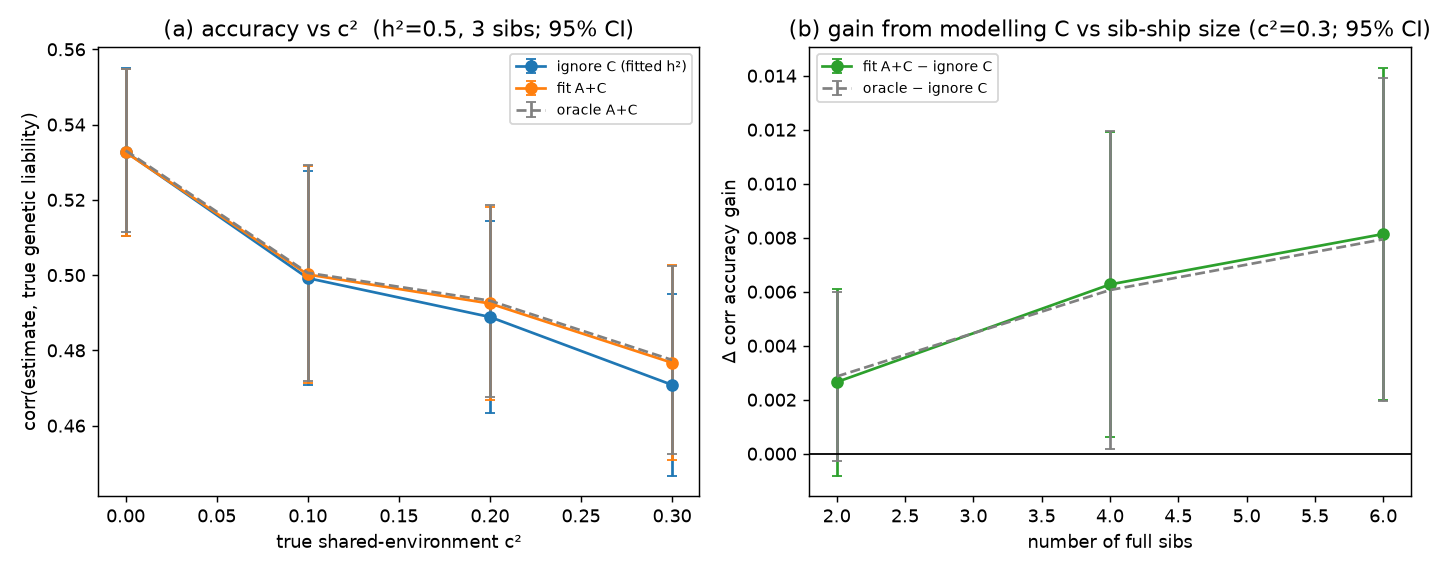

This figure's Python source:
"""How much does modelling (and fitting) shared environment help prediction?

Family history clusters partly for **genetic** reasons (`A`) and partly for shared
**environment** (`C`, e.g. a rearing effect common to full sibs). This benchmark's
grouped Gibbs estimator approximates the posterior mean of the proband's *genetic*
value given the family's covariance and case/control bounds. If you model the family
as additive-only, the estimator wrongly credits the sib-shared environmental
resemblance to genetics, so the score is **contaminated** by the sibship's
environment. Modelling `C` lets the estimator attribute that resemblance to
environment instead, sharpening the genetic estimate.

This benchmark quantifies the gain. It simulates families under the true `A+C+E`
model (so the proband's *true genetic liability* `g` is known), then estimates the
genetic-liability score under several models and reports corr(estimate, true `g`):

  1. **ignore C, true h²** — additive-only covariance at the true h² (isolates the
     covariance misspecification);
  2. **ignore C, fitted h²** — the realistic ignore-C pipeline: `fit_heritability`
     (which *inflates* h² because C loads onto sib resemblance), then additive;
  3. **fit A+C** — the realistic model-C pipeline: `fit_variance_components(A, C)`,
     then the A+C covariance;
  4. **oracle A+C** — true (h², c²): the ceiling.

Swept over the true c². At c²=0 all four coincide (a sanity check).

Panel **(c)** runs the same idea through the **public** API (merged from the
former `bench_env_components.py`; its seeds and design are preserved): families
simulated with sibship (`C`) and couple (`M`) shared environment via
`construct_covmat_single(h2, c2, m2)`, then `estimate_liability(..., c2=, m2=)`
with the components omitted (additive-only, misspecified), wired at the truth
(oracle-wired), or wired from `fit_variance_components(("A", "C", "M"))`
(fitted-wired). It reports corr(g), the calibration slope of the genetic
estimate, and corr of the full-liability prediction E[l_o | family] with the
true full liability.

    python benchmarks/bench_shared_env.py
    python benchmarks/bench_shared_env.py --c2 0 0.1 0.2 0.3 --n-fam 3000
Writes bench_shared_env.csv (+ .png if matplotlib is present).
"""

import os
import csv
import argparse
import warnings

import numpy as np
from scipy.stats import t as student_t

from _common import get_plt, simulate_families_components
from ltpred.covariance import (construct_covmat_single, get_relatedness,
                               correct_positive_definite)
from ltpred.fit import _component_matrix, fit_heritability, fit_variance_components
from ltpred.estimate import _estimate_group, estimate_liability
from ltpred.family import Family, Member
from ltpred.thresholds import liability_threshold

HERE = os.path.dirname(os.path.abspath(__file__))

TARGET = 0                                   # estimate the proband's genetic liability
GIBBS_TOL = 0.02
GIBBS_MAX_ROUNDS = 20

# Panel (c): public-API C/M wiring arm (merged from bench_env_components.py).
# Family structure, seed schedule and fit settings are frozen so the numbers
# stay comparable to the historical bench_env_components results.
WIRE_FAM_VEC = ["m", "f", "s1", "s2"]
WIRE_SEED = 20260719
WIRE_FIT_KW = dict(n_iter=600, burn_in=200)


def roles_with_sibs(n_sib):
    """Proband + parents + ``n_sib`` full sibs; C is shared within {o, s1..s_n}."""
    return ["o", "m", "f"] + [f"s{i}" for i in range(1, n_sib + 1)]


ROLES = roles_with_sibs(3)


def _matrices(roles):
    A = np.array([[get_relatedness(a, b, 1.0) for b in roles] for a in roles])
    A = correct_positive_definite(A)[0]
    C = _component_matrix(roles, "C")
    return A, C


def estimate_g(fams, roles, h2, c2, *, n_sim, burn_in, seed):
    """Posterior mean and Gibbs MCSE for target genetic liability under (h2, c2)."""
    A, C = _matrices(roles)
    n = len(roles)
    e2 = max(1.0 - h2 - c2, 1e-4)
    d = n + 1
    cov = np.empty((d, d))                    # [g_target, o_0..o_{n-1}]
    cov[0, 0] = h2
    cov[0, 1:] = cov[1:, 0] = h2 * A[TARGET]
    cov[1:, 1:] = h2 * A + c2 * C + e2 * np.eye(n)     # diagonal = 1
    cov = correct_positive_definite(cov)[0]
    F = len(fams)
    lo = np.full((F, d), -np.inf)
    hi = np.full((F, d), np.inf)
    for i, fam in enumerate(fams):
        for j, m in enumerate(fam.members):
            lo[i, 1 + j], hi[i, 1 + j] = m.lower, m.upper
    seeds = seed + np.arange(F, dtype=np.int64) * 50
    est, se, _var = _estimate_group(
        cov, [0], lo, hi, seeds, GIBBS_TOL, int(n_sim), int(burn_in), GIBBS_MAX_ROUNDS
    )
    return est[:, 0], se[:, 0]


def _mean_uncertainty(values):
    """Return mean, across-replicate SD/SE, and a t-based 95% CI half-width."""
    values = np.asarray(values, dtype=float)
    mean = float(values.mean())
    if values.size < 2:
        return mean, np.nan, np.nan, np.nan
    sd = float(values.std(ddof=1))
    se = sd / np.sqrt(values.size)
    ci95 = float(student_t.ppf(0.975, values.size - 1) * se)
    return mean, sd, float(se), ci95


def run_setting(roles, h2, c2, n_fam, prev, reps, n_sim, burn_in, seed0):
    """Mean corr(estimate, true g) for the four models at one (structure, c2)."""
    acc = {k: [] for k in ("add_true", "add_fit", "ace_fit", "ace_oracle")}
    mcse = {k: [] for k in acc}
    fitted = []
    for r in range(reps):
        seed = seed0 + 1000 * r
        fams, g = simulate_families_components(roles, {"A": h2, "C": c2}, n_fam,
                                               prev, seed, return_genetic=True)
        g_true = g[:, TARGET]
        h2_add = min(max(fit_heritability(
            fams, sampling="population", n_iter=500, burn_in=150, seed=seed + 101
        ).h2, 0.02), 0.95)
        vc = fit_variance_components(
            fams, ("A", "C"), sampling="population",
            n_iter=600, burn_in=200, seed=seed + 211
        )
        h2_ace, c2_ace = vc.components["A"], vc.components["C"]
        fitted.append((h2_add, h2_ace, c2_ace))
        for name, (hh, cc) in dict(add_true=(h2, 0.0), add_fit=(h2_add, 0.0),
                                   ace_fit=(h2_ace, c2_ace), ace_oracle=(h2, c2)).items():
            est, se = estimate_g(
                fams, roles, hh, cc, n_sim=n_sim, burn_in=burn_in, seed=seed + 7
            )
            acc[name].append(np.corrcoef(est, g_true)[0, 1])
            mcse[name].append(se)
    m = {"reps": reps}
    for name, values in acc.items():
        mean, sd, se, ci95 = _mean_uncertainty(values)
        m[name] = mean
        m[f"{name}_sd"] = sd
        m[f"{name}_se"] = se
        m[f"{name}_ci95"] = ci95
    paired_gain = np.asarray(acc["ace_fit"]) - np.asarray(acc["add_fit"])
    oracle_gain = np.asarray(acc["ace_oracle"]) - np.asarray(acc["add_fit"])
    for name, values in (("gain", paired_gain), ("oracle_gain", oracle_gain)):
        mean, sd, se, ci95 = _mean_uncertainty(values)
        m[name] = mean
        m[f"{name}_sd"] = sd
        m[f"{name}_se"] = se
        m[f"{name}_ci95"] = ci95
    unconverged = 0
    nonfinite = 0
    for name, chunks in mcse.items():
        values = np.concatenate(chunks)
        finite = values[np.isfinite(values)]
        bad = int(values.size - finite.size)
        count = int(np.count_nonzero(finite > GIBBS_TOL)) + bad
        m[f"{name}_mcse_max"] = float(finite.max()) if finite.size else np.nan
        m[f"{name}_nonfinite"] = bad
        m[f"{name}_unconverged"] = count
        nonfinite += bad
        unconverged += count
    finite_maxima = [m[f"{name}_mcse_max"] for name in mcse
                     if np.isfinite(m[f"{name}_mcse_max"])]
    m["mcse_max"] = max(finite_maxima) if finite_maxima else np.nan
    m["nonfinite"] = nonfinite
    m["unconverged"] = unconverged
    if unconverged:
        total = reps * n_fam * len(mcse)
        warnings.warn(
            f"{unconverged} of {total} model-family estimates did not reach "
            f"tol={GIBBS_TOL} within max_rounds={GIBBS_MAX_ROUNDS}; their reported "
            "MCSE exceeds tol — increase max_rounds or n_sim.",
            RuntimeWarning,
            stacklevel=2,
        )
    m["h2_add"] = float(np.mean([f[0] for f in fitted]))
    m["h2_ace"] = float(np.mean([f[1] for f in fitted]))
    m["c2_ace"] = float(np.mean([f[2] for f in fitted]))
    return m


def wire_metrics(fams, true_g, true_o, h2, **kw):
    """corr(g), calibration slope(g) and corr(o) from the public estimator."""
    res = estimate_liability(fams, h2=h2, out=("genetic", "full"), **kw)
    g = np.asarray(res.est["genetic"])
    o = np.asarray(res.est["full"])
    return (float(np.corrcoef(g, true_g)[0, 1]),
            float(np.polyfit(g, true_g, 1)[0]),
            float(np.corrcoef(o, true_o)[0, 1]))


def run_wiring(h2, c2, m2, prev, n_fam, reps):
    """Panel (c): the public-API wiring contrast, including the M component.

    Families (proband + parents + two sibs) are simulated with true additive
    genetics plus sibship (C) and couple (M) shared environment from
    ``construct_covmat_single(h2, c2, m2)``, then estimated through the public
    ``estimate_liability(..., c2=, m2=)`` API under three arms: additive-only
    (misspecified), oracle-wired (c2/m2 at the truth) and fitted-wired
    (components from ``fit_variance_components(("A", "C", "M"))``). Seed
    schedule and fit settings preserved from bench_env_components.py."""
    cov_obj = construct_covmat_single(fam_vec=WIRE_FAM_VEC, h2=h2, c2=c2, m2=m2)
    roles = cov_obj.roles                      # g, o, m, f, s1, s2
    cov = cov_obj.matrix
    thr = float(liability_threshold(prev))
    arms = ("additive-only", "oracle-wired", "fitted-wired")
    acc = {a: [] for a in arms}
    fitted = []
    for rep in range(reps):
        rng = np.random.default_rng(np.random.PCG64(WIRE_SEED + 41 * rep))
        liab = rng.multivariate_normal(np.zeros(len(roles)), cov, size=n_fam)
        status = {r: liab[:, roles.index(r)] > thr for r in roles if r != "g"}
        fams = []
        for i in range(n_fam):
            fams.append(Family(fam_id=i, members=[
                Member(role=r, lower=thr if status[r][i] else -np.inf,
                       upper=np.inf if status[r][i] else thr)
                for r in roles if r != "g"]))
        true_g = liab[:, roles.index("g")]
        true_o = liab[:, roles.index("o")]
        acc["additive-only"].append(wire_metrics(fams, true_g, true_o, h2))
        acc["oracle-wired"].append(wire_metrics(fams, true_g, true_o, h2,
                                                c2=c2, m2=m2))
        fit = fit_variance_components(
            fams, ("A", "C", "M"), sampling="population", seed=rep,
            **WIRE_FIT_KW)
        c2_hat = float(fit.components.get("C", 0.0))
        m2_hat = float(fit.components.get("M", 0.0))
        fitted.append((float(fit.components["A"]), c2_hat, m2_hat))
        acc["fitted-wired"].append(
            wire_metrics(fams, true_g, true_o, h2, c2=c2_hat, m2=m2_hat))
    m = {"reps": reps, "n_fam": n_fam, "m2": m2}
    keys = {"additive-only": "wire_add", "oracle-wired": "wire_oracle",
            "fitted-wired": "wire_fitted"}
    for arm, key in keys.items():
        for j, met in enumerate(("corrg", "slopeg", "corro")):
            mean, sd, se, _ci = _mean_uncertainty([v[j] for v in acc[arm]])
            m[f"{key}_{met}"] = mean
            m[f"{key}_{met}_sd"] = sd
            m[f"{key}_{met}_se"] = se
    for j, comp in enumerate("ACM"):
        mean, sd, _se, _ci = _mean_uncertainty([f[j] for f in fitted])
        m[f"wire_fit_{comp}"] = mean
        m[f"wire_fit_{comp}_sd"] = sd
    return m


def main():
    ap = argparse.ArgumentParser()
    ap.add_argument("--c2", type=float, nargs="+", default=[0.0, 0.1, 0.2, 0.3])
    ap.add_argument("--sibs", type=int, nargs="+", default=[2, 4, 6])
    ap.add_argument("--c2-for-sibs", type=float, default=0.3)
    ap.add_argument("--h2", type=float, default=0.5)
    ap.add_argument("--n-fam", type=int, default=3000)
    ap.add_argument("--prev", type=float, default=0.1)
    ap.add_argument("--reps", type=int, default=4)
    ap.add_argument("--n-sim", type=int, default=20000)
    ap.add_argument("--burn-in", type=int, default=600)
    ap.add_argument("--wire-h2", type=float, default=0.4,
                    help="panel (c): true h2 (bench_env_components design)")
    ap.add_argument("--wire-c2", type=float, default=0.15,
                    help="panel (c): true sibship environment c2")
    ap.add_argument("--wire-m2", type=float, default=0.15,
                    help="panel (c): true couple environment m2")
    ap.add_argument("--wire-fams", type=int, default=4000)
    ap.add_argument("--wire-reps", type=int, default=5)
    ap.add_argument("--seed", type=int, default=100)
    args = ap.parse_args()
    h2 = args.h2
    tested_c2 = np.asarray([*args.c2, args.c2_for_sibs], dtype=float)
    if not np.isfinite(h2) or h2 < 0:
        ap.error("--h2 must be finite and nonnegative")
    if np.any(~np.isfinite(tested_c2)) or np.any(tested_c2 < 0):
        ap.error("all --c2 and --c2-for-sibs values must be finite and nonnegative")
    if np.any(h2 + tested_c2 > 1):
        ap.error("--h2 + c2 must be <= 1 for every tested shared-environment setting")
    if not 0.0 < args.wire_h2 <= 1.0:
        ap.error("--wire-h2 must be in (0, 1]")
    for flag, value in (("--wire-c2", args.wire_c2), ("--wire-m2", args.wire_m2)):
        if not np.isfinite(value) or value < 0:
            ap.error(f"{flag} must be finite and nonnegative")
    if args.wire_h2 + args.wire_c2 + args.wire_m2 > 1:
        ap.error("--wire-h2 + --wire-c2 + --wire-m2 must be <= 1")
    kw = dict(n_fam=args.n_fam, prev=args.prev, reps=args.reps, n_sim=args.n_sim,
              burn_in=args.burn_in)

    warm_c2 = float(tested_c2[0])
    fw, _ = simulate_families_components(ROLES, {"A": h2, "C": warm_c2}, 60,
                                         args.prev, 0, return_genetic=True)  # warm JIT
    estimate_g(fw, ROLES, h2, warm_c2, n_sim=2000, burn_in=200, seed=0)
    fit_variance_components(
        fw, ("A", "C"), sampling="population", n_iter=20, burn_in=5
    )
    estimate_liability(fw, h2=h2, out=("genetic", "full"), c2=warm_c2)  # PA path
    fit_variance_components(
        fw, ("A", "C", "M"), sampling="population", n_iter=20, burn_in=5
    )

    print(f"h2={h2} n_fam={args.n_fam} reps={args.reps}  corr(estimate, true genetic liability)")

    # (a) sweep c2 at a fixed 3-sib structure -------------------------------------
    print(f"\n(a) vs c²  [roles = {'+'.join(roles_with_sibs(3))}]")
    print(f"{'c2':>5} | {'ignoreC(trueh2)':>15} {'ignoreC(fit)':>13} {'fit A+C':>9} "
          f"{'oracle A+C':>11} | gain(fit) ± 95% CI   fitted(h2add,h2ace,c2ace)")
    rows_c2 = []
    for c2 in args.c2:
        m = run_setting(roles_with_sibs(3), h2, c2, seed0=args.seed, **kw)
        rows_c2.append(dict(panel="c2", c2=c2, n_sib=3, n_fam=args.n_fam, **m))
        print(f"{c2:5.2f} | {m['add_true']:15.4f} {m['add_fit']:13.4f} {m['ace_fit']:9.4f} "
              f"{m['ace_oracle']:11.4f} | {m['gain']:+.4f} ± {m['gain_ci95']:.4f}   "
              f"({m['h2_add']:.2f},{m['h2_ace']:.2f},{m['c2_ace']:.2f})")

    # (b) sweep sib-ship size at a fixed c2 ---------------------------------------
    cf = args.c2_for_sibs
    print(f"\n(b) vs sib-ship size  [c² = {cf}]")
    print(f"{'nsib':>5} | {'ignoreC(fit)':>13} {'fit A+C':>9} {'oracle A+C':>11} | "
          "gain(fit) ± 95% CI")
    rows_sib = []
    for ns in args.sibs:
        m = run_setting(roles_with_sibs(ns), h2, cf, seed0=args.seed + 500, **kw)
        rows_sib.append(dict(panel="sibs", c2=cf, n_sib=ns, n_fam=args.n_fam, **m))
        print(f"{ns:5d} | {m['add_fit']:13.4f} {m['ace_fit']:9.4f} {m['ace_oracle']:11.4f} | "
              f"{m['gain']:+.4f} ± {m['gain_ci95']:.4f}")

    # (c) public-API wiring of C/M into estimation ------------------------------
    wh2, wc2, wm2 = args.wire_h2, args.wire_c2, args.wire_m2
    print(f"\n(c) public-API C/M wiring  [estimate_liability(c2=, m2=); "
          f"{args.wire_fams} fams, h2={wh2} c2={wc2} m2={wm2}]")
    mw = run_wiring(wh2, wc2, wm2, args.prev, args.wire_fams, args.wire_reps)
    rows_wire = [dict(panel="wiring", c2=wc2, n_sib=2, **mw)]
    print(f"  fitted A/C/M = {mw['wire_fit_A']:.3f}/{mw['wire_fit_C']:.3f}/"
          f"{mw['wire_fit_M']:.3f}  (truth {wh2}/{wc2}/{wm2})")
    print(f"  {'arm':16s} {'corr(g)':>8s} {'slope(g)':>9s} {'corr(o)':>8s}   (± SE)")
    for arm, key in (("additive-only", "wire_add"), ("oracle-wired", "wire_oracle"),
                     ("fitted-wired", "wire_fitted")):
        print(f"  {arm:16s} {mw[key + '_corrg']:8.4f} {mw[key + '_slopeg']:9.4f} "
              f"{mw[key + '_corro']:8.4f}   (± {mw[key + '_corrg_se']:.3f}/"
              f"{mw[key + '_slopeg_se']:.3f}/{mw[key + '_corro_se']:.3f})")

    write_csv(rows_c2 + rows_sib + rows_wire)
    plot(rows_c2, rows_sib, h2)
    print("\nwrote bench_shared_env.csv and bench_shared_env.png")


def write_csv(rows):
    corr = ("add_true", "add_fit", "ace_fit", "ace_oracle")
    fields = ["panel", "c2", "n_sib", "reps"]
    for name in corr:
        fields.extend([name, f"{name}_sd", f"{name}_se", f"{name}_ci95"])
    for name in ("gain", "oracle_gain"):
        fields.extend([name, f"{name}_sd", f"{name}_se", f"{name}_ci95"])
    for name in corr:
        fields.extend([f"{name}_mcse_max", f"{name}_nonfinite",
                       f"{name}_unconverged"])
    fields.extend(["mcse_max", "nonfinite", "unconverged"])
    fields.extend(["h2_add", "h2_ace", "c2_ace"])
    # panel (c) wiring columns (merged from bench_env_components.py)
    fields.extend(["n_fam", "m2"])
    for name in ("wire_add", "wire_oracle", "wire_fitted"):
        for met in ("corrg", "slopeg", "corro"):
            fields.extend([f"{name}_{met}", f"{name}_{met}_sd", f"{name}_{met}_se"])
    for comp in "ACM":
        fields.extend([f"wire_fit_{comp}", f"wire_fit_{comp}_sd"])
    with open(os.path.join(HERE, "bench_shared_env.csv"), "w", newline="") as fh:
        w = csv.DictWriter(fh, fieldnames=fields, lineterminator="\n")
        w.writeheader()
        w.writerows([{k: r.get(k, "") for k in fields} for r in rows])


def plot(rows_c2, rows_sib, h2):
    plt = get_plt()
    if plt is None:
        return
    fig, ax = plt.subplots(1, 2, figsize=(11, 4.4))
    c2 = [r["c2"] for r in rows_c2]
    ax[0].errorbar(c2, [r["add_fit"] for r in rows_c2],
                   yerr=[r["add_fit_ci95"] for r in rows_c2], fmt="-o", capsize=3,
                   label="ignore C (fitted h²)")
    ax[0].errorbar(c2, [r["ace_fit"] for r in rows_c2],
                   yerr=[r["ace_fit_ci95"] for r in rows_c2], fmt="-o", capsize=3,
                   label="fit A+C")
    ax[0].errorbar(c2, [r["ace_oracle"] for r in rows_c2],
                   yerr=[r["ace_oracle_ci95"] for r in rows_c2], fmt="--", capsize=3,
                   color="gray", label="oracle A+C")
    ax[0].set_xlabel("true shared-environment c²")
    ax[0].set_ylabel("corr(estimate, true genetic liability)")
    ax[0].set_title(f"(a) accuracy vs c²  (h²={h2}, 3 sibs; 95% CI)")
    ax[0].legend(fontsize=8)
    ns = [r["n_sib"] for r in rows_sib]
    ax[1].errorbar(ns, [r["gain"] for r in rows_sib],
                   yerr=[r["gain_ci95"] for r in rows_sib], fmt="-o", capsize=3,
                   color="tab:green", label="fit A+C − ignore C")
    ax[1].errorbar(ns, [r["oracle_gain"] for r in rows_sib],
                   yerr=[r["oracle_gain_ci95"] for r in rows_sib], fmt="--", capsize=3,
                   color="gray", label="oracle − ignore C")
    ax[1].axhline(0, color="k", lw=1)
    ax[1].set_xlabel("number of full sibs")
    ax[1].set_ylabel("Δ corr accuracy gain")
    cf = rows_sib[0]["c2"] if rows_sib else ""
    ax[1].set_title(f"(b) gain from modelling C vs sib-ship size (c²={cf}; 95% CI)")
    ax[1].legend(fontsize=8)
    fig.tight_layout()
    fig.savefig(os.path.join(HERE, "bench_shared_env.png"), dpi=130)


if __name__ == "__main__":
    main()
